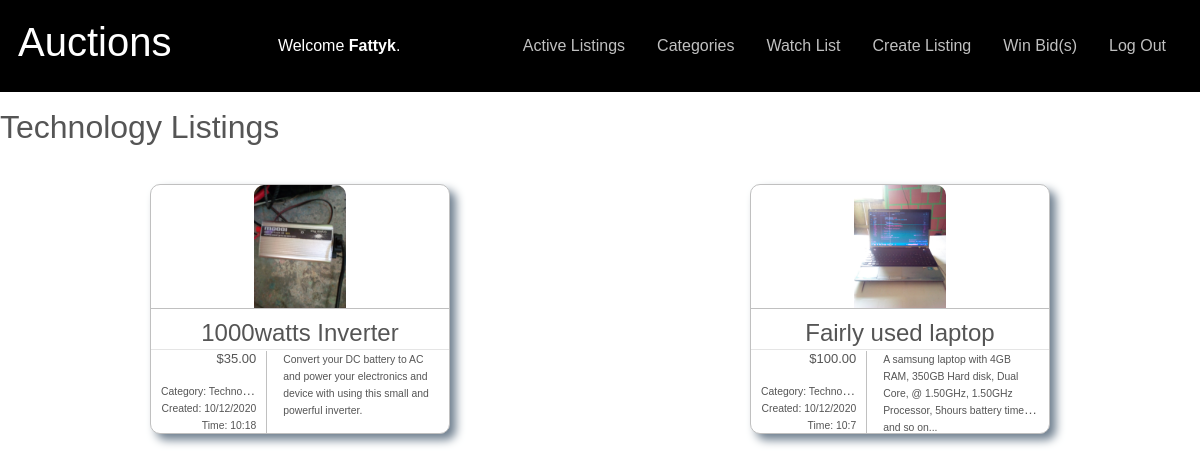
The page /categories/Technology (signed in) on the database its author committed.
### auctions/models.py (models this page shows, shortened)
class User(AbstractUser):
    pass

class Listing(models.Model):
    title = models.CharField(max_length=64)
    description = models.TextField(max_length=300)
    c_price = models.IntegerField()
    image = models.ImageField(upload_to=image_directory_path)
    category = models.ForeignKey(Category, blank=True, null=True, on_delete=models.CASCADE, related_name="input_cat")
    highest_bidder = models.ForeignKey(User, blank=True, null=True, on_delete=models.CASCADE, related_name="highest_bidder")
    user = models.ForeignKey(User, blank=True, null= True, on_delete=models.CASCADE, related_name="uploader")
    date = models.DateTimeField(auto_now_add=True, null=True)

class Category(models.Model):
    category = models.CharField(max_length=20, unique=True)

### auctions/views.py (the view)
# urls.py: path("categories/<str:category>", views.category, name="category"),
@login_required
def category(request, category):
    category = Category.objects.get(category=category) #inner category is just a string
    listings = Listing.objects.filter(category=category)[::-1]
    for listing in listings:
        item = re.sub("^.*/auctions/", "/auctions/", listing.image.url)
        listing.image = item
    return render(request, "auctions/index.html",{
        "listings":listings,
        "title":f"{category.category.capitalize()} Listings",
    })

### auctions/templates/auctions/index.html (shortened to what this page needs)
{% extends "auctions/layout.html" %}
{% load static %}
{% block head %}
    <link rel="stylesheet" href="{% static 'auctions/index.css' %}">
{% endblock %}
{% block body %}
<h2>{{title}}</h2>
    <section class="main">
        {% for listing in listings %}
            <section class="item-container">
                <a href="{% url 'listing' listing.id %}"><div class="for-img"><img src="{% static listing.image %}" alt="image here"></div>
                    <h4 class="list-title">{{listing.title}}</h4>
                    <hr>
                        <div class="for-content">
                            <div class="price">
                                <p>${{listing.c_price}}.00</p>
                                <small>Category: <span>{{ listing.category.category }}</span></small><br>
                                <small>Created: <span>{{listing.date.day }}/{{listing.date.month}}/{{listing.date.year }}</span></small><br>
                                <small>Time: <span>{{listing.date.hour }}:{{listing.date.minute}}</span></small>
                            </div>
                            <div class="description"><small>{{listing.description}}</small></div>
                        </div>
                    </a>
            </section>
        {% empty %}
            No Active Listing
        {% endfor %}
    </section>
{% endblock %}

### auctions/templates/auctions/layout.html (shortened to what this page needs)
{% load static %}
<!DOCTYPE html>
<html lang="en">
    <head>
        <link rel="stylesheet" href="https://stackpath.bootstrapcdn.com/bootstrap/4.4.1/css/bootstrap.min.css">
        <link href="{% static 'auctions/styles.css' %}" rel="stylesheet">
        {% block head %}{% endblock %}
    </head>
    <body>
        <div class="d-flex justify-content-md-between heading">
            <h1 class="p-2 align-self-center">Auctions</h1>
            <div class="nav-item p-2 align-self-center">
                {% if user.is_authenticated %}
                    Welcome <strong>{{ user.username }}</strong>.
                {% else %}
                    Not signed in.
                {% endif %}
            </div>
            <ul class="nav p-2 align-self-center">
                <li class="nav-item">
                    <a class="nav-link" href="{% url 'index' %}">Active Listings</a>
                </li>
                <li class="nav-item">
                    <a class="nav-link" href="{% url 'categories' %}">Categories</a>
                </li>
                {% if user.is_authenticated %}
                    <li class="nav-item">
                        <a class="nav-link" href="{% url 'watch' %}">Watch List</a>
                    </li>
                    <li class="nav-item">
                        <a class="nav-link" href="{% url 'createList' %}">Create Listing</a>
                    </li>
                    <li class="nav-item">
                        <a class="nav-link" href="{% url 'won' %}">Win Bid(s)</a>
                    </li>
                    <li class="nav-item">
                        <a class="nav-link" href="{% url 'logout' %}">Log Out</a>
                    </li>
                {% endif %}
            </ul>
        </div>
        <br>
        {% block body %}
        {% endblock %}
    </body>
</html>

### auctions/static/auctions/styles.css (style rules this page uses)
.heading { padding: 10px; background-color: black; color: #fff; }
.heading a { color: silver; }

### auctions/static/auctions/index.css (style rules this page uses)
body { margin: 0px; font-family: arial, sans-serif; color: #222; line-height: 16px; color: #555; }
img { display: block; max-width: 100%; }
hr { margin: 1px 0; }
.main { width: 100%; display: flex; flex-wrap: wrap; }
.main .item-container { margin: 30px auto; box-sizing: border-box; width: 300px; height: 250px; border: 1px solid silver; border-radius: 10px; box-shadow: 6px 6px 10px slategray; font-size: small; background-color: #fff !important; }
.main .item-container a { text-decoration: none; color: inherit; }
.main .item-container a .for-img { height: 50%; border-top-left-radius: 10px; border-top-right-radius: 10px; border-bottom: 1px solid silver; }
.main .item-container a .for-img img { max-height: 100%; margin: 0px auto; border-top-left-radius: 10px; border-top-right-radius: 10px; }
.main .item-container a .list-title { width: 80%; text-align: center; margin: 0px auto; padding-top: 10px; overflow: hidden; text-overflow: ellipsis; white-space: nowrap; }
.main .item-container a .for-content { display: flex; justify-content: space-between; }
.main .item-container a .for-content .price { width: 39%; border-right: 1px solid silver; text-align: right; padding: 0px 10px; overflow: hidden; text-overflow: ellipsis; white-space: nowrap; }
.main .item-container a .for-content .description { width: 59%; max-height: 60%; text-align: left; padding: 0px 10px; overflow: hidden; text-overflow: ellipsis; display: -webkit-box; -webkit-line-clamp: 4; -webkit-box-orient: vertical; }

### rows shown on the page
User: username "Fattyk"
Listing: image (picture), title "1000watts Inverter", c_price "35", category.category "Technology", date.day "10", date.month "12", date.year "2020", date.hour "10", date.minute "18", description "Convert your DC battery to AC and power your electronics and device with using this small and powerful inverter."
Listing: image (picture), title "Fairly used laptop", c_price "100", category.category "Technology", date.day "10", date.month "12", date.year "2020", date.hour "10", date.minute "7", description "A samsung laptop with 4GB RAM, 350GB Hard disk, Dual Core, @ 1.50GHz, 1.50GHz Processor, 5hours battery time and so on..."

### other values the page prints
{{ title }} "Technology Listings"
